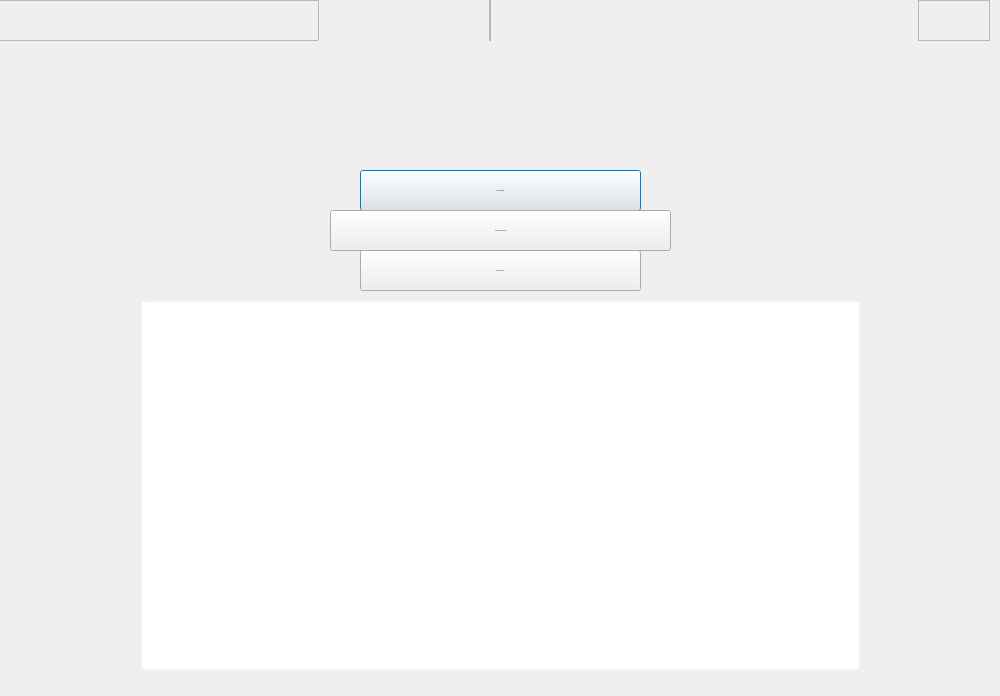
<?xml version="1.0" encoding="UTF-8"?>
<ui version="4.0">
 <class>Dialog</class>
 <widget class="QDialog" name="Dialog">
  <property name="geometry">
   <rect>
    <x>0</x>
    <y>0</y>
    <width>1000</width>
    <height>696</height>
   </rect>
  </property>
  <property name="minimumSize">
   <size>
    <width>1000</width>
    <height>696</height>
   </size>
  </property>
  <property name="maximumSize">
   <size>
    <width>1000</width>
    <height>696</height>
   </size>
  </property>
  <property name="windowTitle">
   <string>Dialog</string>
  </property>
  <property name="windowIcon">
   <iconset resource="res_rc.qrc">
    <normaloff>:/icon/icons/icon.ico</normaloff>:/icon/icons/icon.ico</iconset>
  </property>
  <property name="styleSheet">
   <string notr="true">background-color:#16191d;
QPushButton{background-color: rgba(0, 0, 0, 0);
font-size:28px;
color:white;
hover:{color:white;}
}
QPushButton:hover{
color:white;
border: 2px solid rgba(255,255,255,40);
border-radius:10px;
background-color: rgba(255,255,255,60);
}</string>
  </property>
  <widget class="QLabel" name="label">
   <property name="geometry">
    <rect>
     <x>330</x>
     <y>20</y>
     <width>341</width>
     <height>131</height>
    </rect>
   </property>
   <property name="text">
    <string/>
   </property>
   <property name="pixmap">
    <pixmap resource="res_rc.qrc">:/icon/icons/logo4.png</pixmap>
   </property>
  </widget>
  <widget class="QPushButton" name="new_wallet_button">
   <property name="geometry">
    <rect>
     <x>360</x>
     <y>170</y>
     <width>281</width>
     <height>41</height>
    </rect>
   </property>
   <property name="font">
    <font>
     <family>MS Sans Serif</family>
     <pointsize>-1</pointsize>
     <italic>false</italic>
     <bold>false</bold>
     <underline>false</underline>
     <strikeout>false</strikeout>
    </font>
   </property>
   <property name="styleSheet">
    <string notr="true">QPushButton{background-color: rgba(0, 0, 0, 0);
font-size:28px;
color:white;
hover:{color:white;}
}
QPushButton:hover{
color:white;
border: 2px solid rgba(255,255,255,40);
border-radius:10px;
background-color: rgba(255,255,255,60);
}</string>
   </property>
   <property name="text">
    <string>Create new wallet</string>
   </property>
  </widget>
  <widget class="QListWidget" name="listWidget">
   <property name="geometry">
    <rect>
     <x>140</x>
     <y>300</y>
     <width>721</width>
     <height>371</height>
    </rect>
   </property>
   <property name="font">
    <font>
     <family>MS Sans Serif</family>
     <pointsize>-1</pointsize>
     <bold>false</bold>
    </font>
   </property>
   <property name="styleSheet">
    <string notr="true">font-size:28px;
border-radius:10px;
color:white;
border: 2px solid rgba(255,255,255,40);
</string>
   </property>
   <property name="horizontalScrollBarPolicy">
    <enum>Qt::ScrollBarAlwaysOff</enum>
   </property>
   <property name="editTriggers">
    <set>QAbstractItemView::DoubleClicked|QAbstractItemView::EditKeyPressed|QAbstractItemView::SelectedClicked</set>
   </property>
   <property name="selectionRectVisible">
    <bool>true</bool>
   </property>
   <item>
    <property name="text">
     <string>7a787c4a626283fdd3501293187be7e93e022c79f32b7e0d</string>
    </property>
   </item>
  </widget>
  <widget class="QPushButton" name="private_key_button">
   <property name="geometry">
    <rect>
     <x>360</x>
     <y>250</y>
     <width>281</width>
     <height>41</height>
    </rect>
   </property>
   <property name="font">
    <font>
     <family>MS Sans Serif</family>
     <pointsize>-1</pointsize>
     <italic>false</italic>
     <bold>false</bold>
     <underline>false</underline>
     <strikeout>false</strikeout>
    </font>
   </property>
   <property name="styleSheet">
    <string notr="true">QPushButton{background-color: rgba(0, 0, 0, 0);
font-size:28px;
color:white;
hover:{color:white;}
}
QPushButton:hover{
color:white;
border: 2px solid rgba(255,255,255,40);
border-radius:10px;
background-color: rgba(255,255,255,60);
}</string>
   </property>
   <property name="text">
    <string>Add by Private Key</string>
   </property>
  </widget>
  <widget class="QPushButton" name="mnemonic_button">
   <property name="geometry">
    <rect>
     <x>330</x>
     <y>210</y>
     <width>341</width>
     <height>41</height>
    </rect>
   </property>
   <property name="font">
    <font>
     <family>MS Sans Serif</family>
     <pointsize>-1</pointsize>
     <italic>false</italic>
     <bold>false</bold>
     <underline>false</underline>
     <strikeout>false</strikeout>
    </font>
   </property>
   <property name="styleSheet">
    <string notr="true">QPushButton{background-color: rgba(0, 0, 0, 0);
font-size:28px;
color:white;
hover:{color:white;}
}
QPushButton:hover{
color:white;
border: 2px solid rgba(255,255,255,40);
border-radius:10px;
background-color: rgba(255,255,255,60);
}</string>
   </property>
   <property name="text">
    <string>Add by Mnemonic Phrase</string>
   </property>
  </widget>
  <widget class="QWidget" name="headerContainer" native="true">
   <property name="geometry">
    <rect>
     <x>-10</x>
     <y>0</y>
     <width>1000</width>
     <height>41</height>
    </rect>
   </property>
   <property name="styleSheet">
    <string notr="true">background-color:#ffff;</string>
   </property>
   <layout class="QHBoxLayout" name="horizontalLayout_5">
    <item>
     <widget class="QFrame" name="frame_6">
      <property name="frameShape">
       <enum>QFrame::StyledPanel</enum>
      </property>
      <property name="frameShadow">
       <enum>QFrame::Raised</enum>
      </property>
     </widget>
    </item>
    <item alignment="Qt::AlignHCenter">
     <widget class="QFrame" name="frame_7">
      <property name="frameShape">
       <enum>QFrame::StyledPanel</enum>
      </property>
      <property name="frameShadow">
       <enum>QFrame::Raised</enum>
      </property>
      <layout class="QHBoxLayout" name="horizontalLayout_6">
       <property name="spacing">
        <number>0</number>
       </property>
       <property name="leftMargin">
        <number>0</number>
       </property>
       <property name="topMargin">
        <number>0</number>
       </property>
       <property name="rightMargin">
        <number>0</number>
       </property>
       <property name="bottomMargin">
        <number>0</number>
       </property>
      </layout>
     </widget>
    </item>
    <item alignment="Qt::AlignRight">
     <widget class="QFrame" name="frame_8">
      <property name="frameShape">
       <enum>QFrame::StyledPanel</enum>
      </property>
      <property name="frameShadow">
       <enum>QFrame::Raised</enum>
      </property>
      <layout class="QHBoxLayout" name="horizontalLayout_4">
       <property name="leftMargin">
        <number>0</number>
       </property>
       <property name="topMargin">
        <number>0</number>
       </property>
       <property name="rightMargin">
        <number>0</number>
       </property>
       <property name="bottomMargin">
        <number>0</number>
       </property>
       <item>
        <widget class="QPushButton" name="hide_btn">
         <property name="styleSheet">
          <string notr="true">border:none;</string>
         </property>
         <property name="text">
          <string/>
         </property>
         <property name="icon">
          <iconset resource="res_rc.qrc">
           <normaloff>:/icon/icons/minus.svg</normaloff>:/icon/icons/minus.svg</iconset>
         </property>
         <property name="iconSize">
          <size>
           <width>24</width>
           <height>24</height>
          </size>
         </property>
        </widget>
       </item>
       <item>
        <widget class="QPushButton" name="close_btn">
         <property name="styleSheet">
          <string notr="true">border:none;</string>
         </property>
         <property name="text">
          <string/>
         </property>
         <property name="icon">
          <iconset resource="res_rc.qrc">
           <normaloff>:/icon/icons/x.svg</normaloff>:/icon/icons/x.svg</iconset>
         </property>
         <property name="iconSize">
          <size>
           <width>24</width>
           <height>24</height>
          </size>
         </property>
        </widget>
       </item>
      </layout>
     </widget>
    </item>
   </layout>
  </widget>
 </widget>
 <resources>
  <include location="res_rc.qrc"/>
 </resources>
 <connections/>
</ui>
